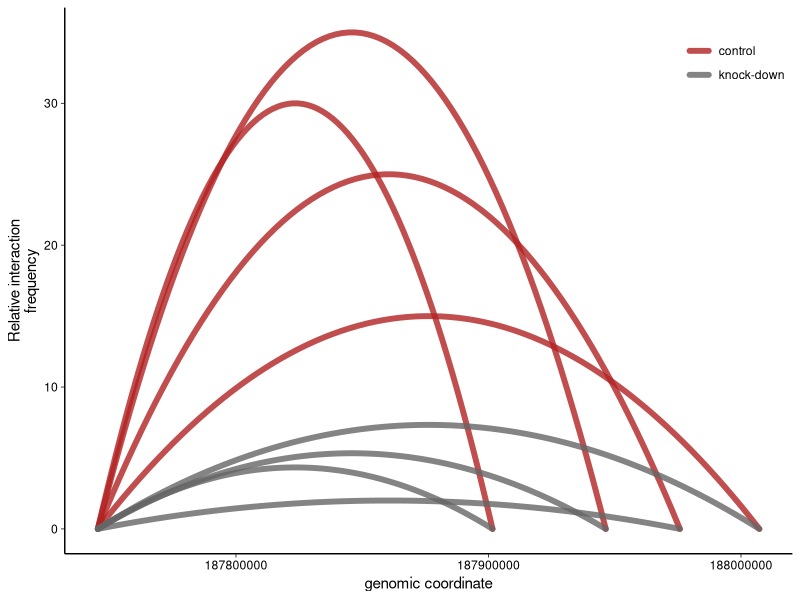
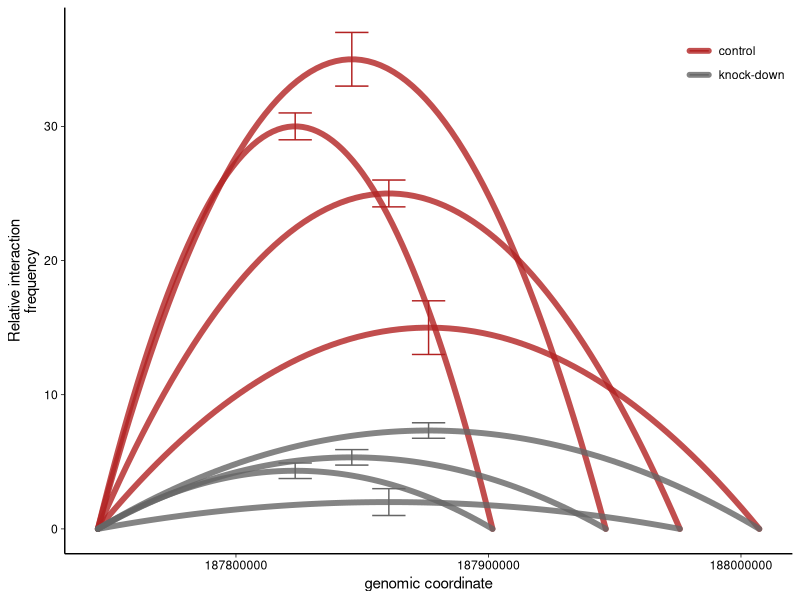
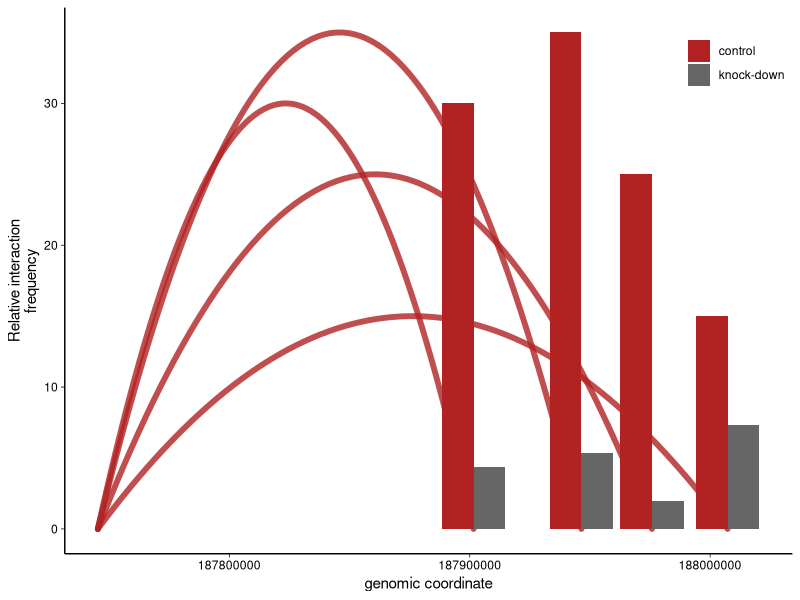

The R script that drew these images, in order:
## ---- chunk 1
knitr::opts_knit$set(base.dir = "/Users/jch/web/jchellmuth.github.io/", base.url = "/")
knitr::opts_chunk$set(fig.path = "images/")
## ---- chunk 2
# load required packages
library(tidyverse)
# these are general theme settings I commonly use for publication-grade plots
theme_linedraw_noframe <- theme_linedraw()+
  theme(panel.grid = element_blank(),
        panel.border = element_blank(),
        axis.line = element_line(),
        legend.justification = c(1, 1),
        legend.position = c(1, 1)) # move the legend into the plot
## ---- chunk 3
# read 3C data
df <- read_tsv("../downloads/2020-01-03-3C-dummy-data.txt")
## ---- chunk 4
# gather to convert from wide to long format
dfg <- df %>%
  gather(-assay.name,-anchor.coord,-fragment.coord,key = "sample",value = "frequency")
# extract condition from sample name
dfg$condition <- gsub("\\..*","",dfg$sample)
# calculate midpoint between each anchor and bait coordinate (the interaction frequency is going to be plotted over this coordinate)
dfg$mid.coord=(dfg$fragment.coord+dfg$anchor.coord)/2
# summarize data
dfs <- dfg %>%
  group_by(condition,anchor.coord,fragment.coord,mid.coord,assay.name) %>%
  summarise(mean.frequency=mean(frequency),sd.frequency=sd(frequency))
# 'add back' anchor and fragment rows using gather and rename key / points
dfsg <- dfs %>%
  gather(-condition,-mean.frequency,-sd.frequency,-assay.name,key = point,value = coord) %>%
  mutate(point=gsub(".coord","",point))
# set anchor and probe frequency to 0:
dfsg$mean.frequency[dfsg$point %in% c("anchor","fragment")] <- 0
# add group column (for ggplot's geom_line)
dfsg$group <- paste0(dfsg$condition,dfsg$assay.name)
## ---- chunk 5
p <- ggplot(dfsg,aes(x=coord,y=mean.frequency,color=condition,group=group))+
  geom_line(stat="smooth",method = "lm",formula = y ~ poly(x, 2),
            se = FALSE,lineend="round",size=2,alpha=0.8)+
  scale_color_manual(values = c("firebrick","grey40"))+ # pick colors manually
  labs(y="Relative interaction\nfrequency",x="genomic coordinate",color="")+ # rename axis labels
  theme_linedraw_noframe # these are the theme settings defined above
p
## ---- chunk 6
p+geom_errorbar(dfsg %>% filter(point=="mid"),inherit.aes = F,size=0.5,
                mapping = aes(x=coord,ymin=mean.frequency-sd.frequency,ymax=mean.frequency+sd.frequency,color=condition))
## ---- chunk 7
ggplot()+
  geom_line(dfsg %>% filter(condition=="control"),mapping=aes(x=coord,y=mean.frequency,color=condition,group=group),
            stat="smooth",method = "lm",formula = y ~ poly(x, 2),
            se = FALSE,lineend="round",size=2,alpha=0.8)+
  geom_bar(dfs,
           mapping = aes(x=fragment.coord,y=mean.frequency,fill=condition),
           stat='identity',position=position_dodge())+
  scale_color_manual(values = c("firebrick","grey40"))+ # pick colors manually
  scale_fill_manual(values = c("firebrick","grey40"))+ # pick colors manually
  labs(y="Relative interaction\nfrequency",x="genomic coordinate",fill="")+ # rename axis labels
  theme_linedraw_noframe+ # these are the theme settings defined above
  guides(color=F)
